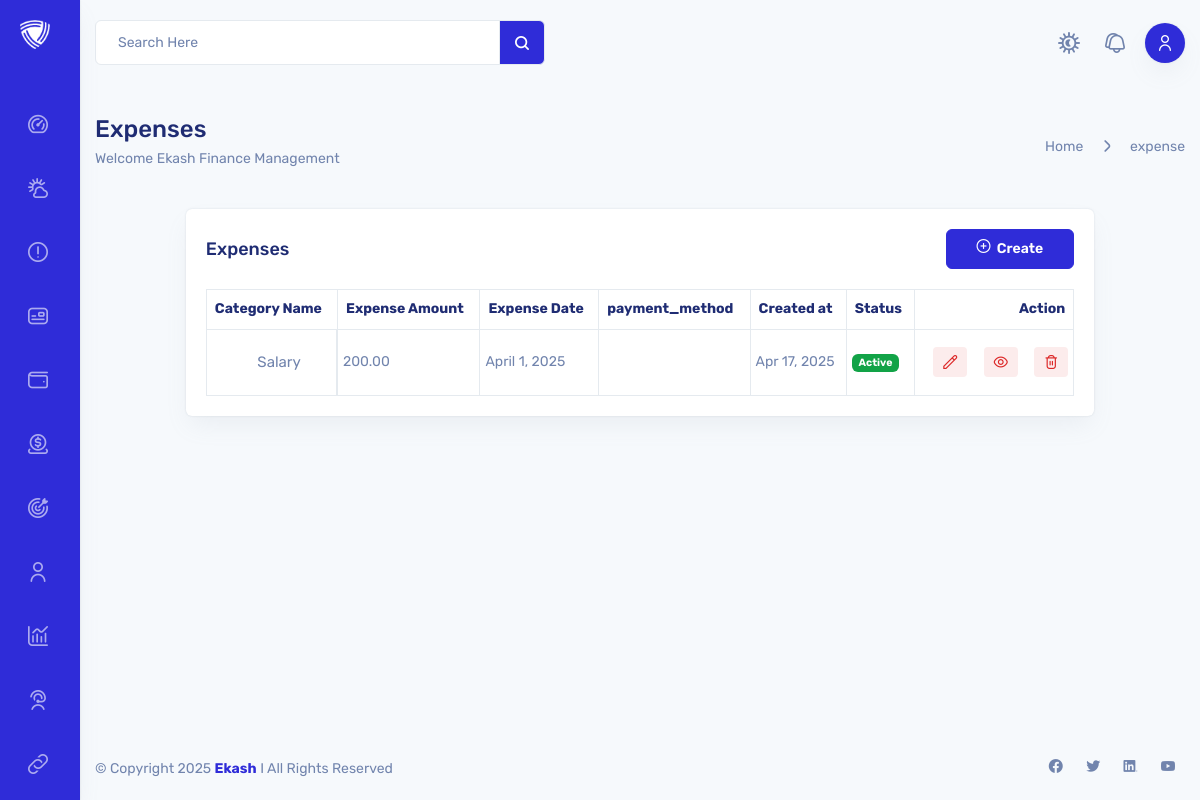
The page /expenses/ on the database as committed earlier.
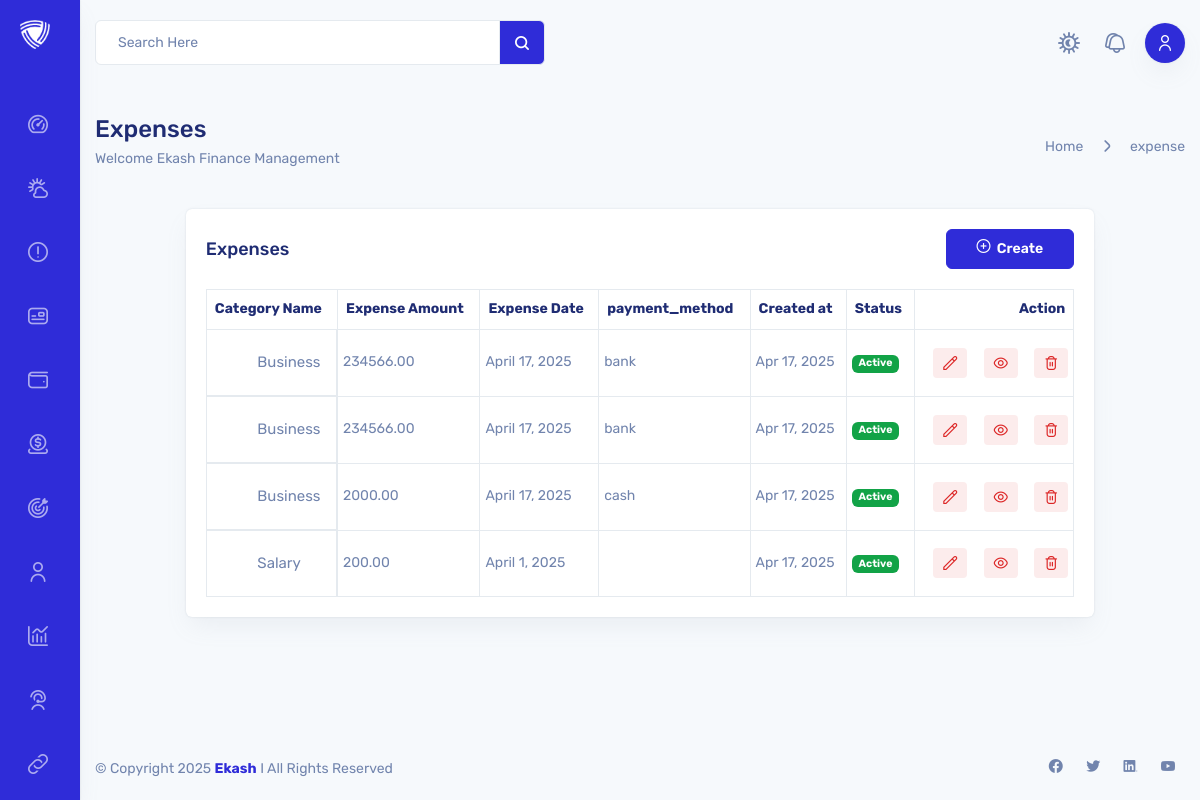
The same page on the database as committed later.
### expenses/models.py (models this page shows, shortened)
class Expense(models.Model):
    PAYMENT_METHODS = [
        ('cash', 'Cash'),
        ('card', 'Card'),
        ('bank', 'Bank Transfer'),
        ('other', 'Other'),
    ]
    user = models.ForeignKey(Account, on_delete=models.CASCADE, related_name='expense_user')
    category_type = models.ForeignKey(CategoryType, on_delete=models.CASCADE)
    category = models.ForeignKey(Category, on_delete=models.CASCADE, related_name='expenses')
    amount = models.DecimalField(max_digits=10, decimal_places=2)
    description = models.TextField(blank=True)
    expense_date = models.DateField()
    payment_method = models.CharField(max_length=20, choices=PAYMENT_METHODS)
    is_active = models.BooleanField(default=True)
    created_at = models.DateTimeField(auto_now_add=True)
    updated_at = models.DateTimeField(auto_now=True)

### category/models.py (models this page shows, shortened)
class Category(models.Model):
    user = models.ForeignKey(Account, on_delete=models.CASCADE, related_name='category_user', null=True, blank=True)
    category_type = models.ForeignKey(CategoryType, on_delete=models.CASCADE, related_name='cat_type')
    category_icon = models.ForeignKey(Icon, on_delete=models.CASCADE, related_name='icon')
    category_icon_color = models.ForeignKey(Color, on_delete=models.CASCADE, related_name='icon_color')
    category_name = models.CharField(max_length=50, blank=True)
    slug = models.SlugField(max_length=264, unique=True)
    is_active = models.BooleanField(default=True)
    created_at = models.DateTimeField(auto_now_add=True)
    updated_at = models.DateTimeField(auto_now=True)
    class Meta:
        verbose_name = 'category'
        verbose_name_plural = 'categories'
    def __str__(self):
        return self.category_name

### expenses/views.py (the view)
# urls.py: path('', views.get_expense, name='expense-list'),
def get_expense(request):
    expense = Expense.objects.all().order_by('-created_at')
    context = {'expense': expense}
    return render(request, 'expense/expense_list.html', context)

### templates/expense/expense_list.html (shortened to what the changed rows need)
{% extends 'core/base.html' %}
{% block content %}
<div class="container">
    <div class="row">
        <div class="col-xxl-12 col-xl-12">
            <div class="row justify-content-center align-items-center g-0">
                <div class="col-xxl-12 col-xl-10 col-lg-8">
                    <div class="card">
                        <div class="card-body">
                            <div class="category-type">
                                {% if expense %}
                                <table class="table table-bordered table-responsive">
                                    <thead>
                                    <tr>
                                        <th scope="col">Category Name</th>
                                        <th scope="col">Expense Amount</th>
                                        <th scope="col">Expense Date</th>
                                        <th scope="col">payment_method</th>
                                        <th scope="col">Created at</th>
                                        <th scope="col">Status</th>
                                        <th scope="col">Action</th>
                                    </tr>
                                    </thead>
                                    <tbody>
                                    {% for item in expense %}
                                    <tr>
                                        <td class="left-category">
                                            <span class="category-icon"><i
                                                    class=""></i>{{ item.category}}</span>
                                        </td>
                                        <td>{{ item.amount }}</td>
                                        <td>{{ item.expense_date }}</td>
                                        <td>{{ item.payment_method }}</td>
                                        <td>{{ item.created_at|date:"M d, Y" }}</td>
                                        <td>
                                            {% if item.is_active %}
                                            <span class="badge bg-success">Active</span>
                                            {% else %}
                                            <span class="badge bg-danger">Inactive</span>
                                            {% endif %}
                                        </td>
                                        <td class="right-category">
                                            <a href="{% url 'expense:expense-edit' item.pk %}"
                                               class="text-warning me-2" title="Edit">
                                                <span><i class="fi fi-rs-pencil"></i></span>
                                            </a>
                                            <a href="{% url 'expense:expense-detail' item.pk %}"
                                               class="text-info me-2" title="View">
                                                <span><i class="fi fi-rr-eye"></i></span>
                                            </a>
                                            <a href="{% url 'expense:expense-delete' item.pk %}" class="text-danger"
                                               title="Delete"
                                               onclick="return confirm('Are you sure you want to delete this category?')">
                                                <span><i class="fi fi-rr-trash"></i></span>
                                            </a>
                                        </td>
                                    </tr>
                                    {% endfor %}
                                    </tbody>
                                </table>
                                {% else %}
                                <div class="alert alert-warning" role="alert">
                                    No data found!
                                </div>
                                {% endif %}
                            </div>
                        </div>
                    </div>
                </div>
            </div>
        </div>
    </div>
</div>
{% endblock %}

Rows that differ between the two databases and show on the page:
added Expense: category "Business", amount "234566.00", expense_date "April 17, 2025", payment_method "bank", created_at "Apr 17, 2025", is_active "Active"
added Expense: category "Business", amount "234566.00", expense_date "April 17, 2025", payment_method "bank", created_at "Apr 17, 2025", is_active "Active"
added Expense: category "Business", amount "2000.00", expense_date "April 17, 2025", payment_method "cash", created_at "Apr 17, 2025", is_active "Active"
